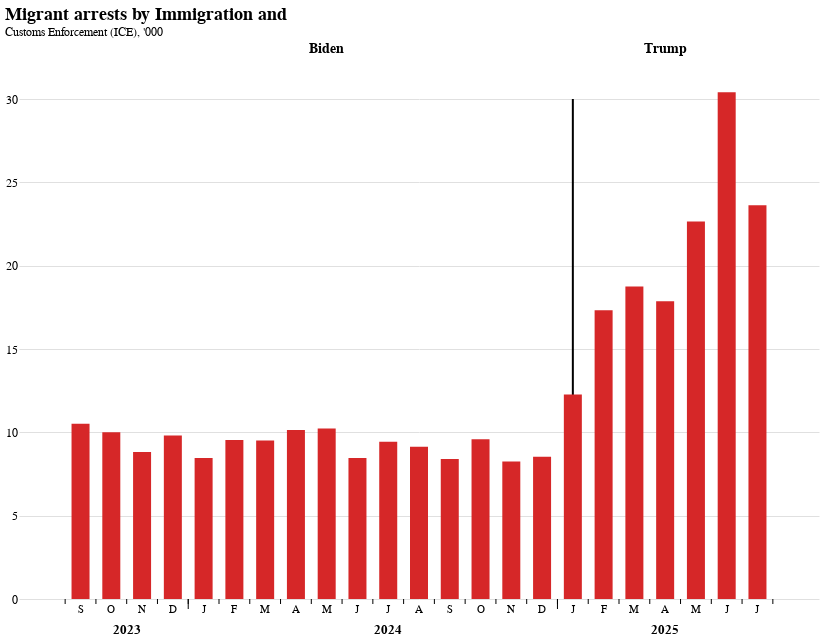

Notebook code cell kept with this figure:
### Code cell
import json

# Create Vega-Lite specification matching the Economist-style chart
spec = {
    "$schema": "https://vega.github.io/schema/vega-lite/v6.json",
    "config": {
        "axis": {
            "labelFontSize": 12,
            "titleFontSize": 13,
            "labelFont": "Arial, sans-serif",
            "titleFont": "Arial, sans-serif"
        },
        "title": {
            "fontSize": 18,
            "fontWeight": "bold",
            "font": "Arial, sans-serif",
            "anchor": "start"
        },
        "view": {
            "stroke": None
        }
    },
    "width": 800,
    "height": 500,
    "title": {
        "text": "Migrant arrests by Immigration and",
        "subtitle": "Customs Enforcement (ICE), '000",
        "anchor": "start"
    },
    "data": {"values": chart_data.to_dict('records')},
    "layer": [
        {
            # Vertical separator line - placed first so bars appear on top
            "data": {
                "values": [{"x": 16}]
            },
            "mark": {
                "type": "rule",
                "strokeWidth": 2,
                "color": "black"
            },
            "encoding": {
                "x": {"field": "x", "type": "quantitative", "axis": None},
                "y": {"datum": 0},
                "y2": {"datum": 30}
            }
        },
        {
            "mark": {
                "type": "bar",
                "tooltip": True,
                "color": "#d62728",
                "width": {"band": 0.9}
            },
            "encoding": {
                "x": {
                    "field": "x_pos",
                    "type": "quantitative",
                    "axis": {
                        "title": None,
                        "labels": False,
                        "ticks": False,
                        "grid": False,
                        "domain": True,
                        "domainColor": "#000000"
                    },
                    "scale": {"domain": [-0.5, 22.5]}
                },
                "y": {
                    "field": "arrests_thousands",
                    "type": "quantitative",
                    "axis": {
                        "title": None,
                        "grid": True,
                        "gridColor": "#e0e0e0",
                        "tickCount": 7,
                        "labels": True,
                        "domain": False,
                        "ticks": False
                    },
                    "scale": {"domain": [0, 30]}
                },
                "tooltip": [
                    {"field": "date", "type": "temporal", "title": "Month", "format": "%b %Y"},
                    {"field": "arrests_thousands", "type": "quantitative", "title": "Arrests (thousands)", "format": ".1f"}
                ]
            }
        },
        {
            # Short tick marks for regular month boundaries
            "data": {
                "values": [
                    {"x": -0.5}, {"x": 0.5}, {"x": 1.5}, {"x": 2.5}, {"x": 3.5}, 
                    {"x": 4.5}, {"x": 5.5}, {"x": 6.5}, {"x": 7.5}, {"x": 8.5}, 
                    {"x": 9.5}, {"x": 10.5}, {"x": 11.5}, {"x": 12.5}, {"x": 13.5}, 
                    {"x": 14.5}, {"x": 15.5}, {"x": 16.5}, {"x": 17.5}, {"x": 18.5}, 
                    {"x": 19.5}, {"x": 20.5}, {"x": 21.5}, {"x": 22.5}
                ]
            },
            "mark": {
                "type": "rule",
                "strokeWidth": 1,
                "color": "#000000"
            },
            "encoding": {
                "x": {"field": "x", "type": "quantitative", "axis": None},
                "y": {"datum": 0},
                "y2": {"datum": -0.30}
            }
        },
        {
            # Long tick marks for year boundaries (at x = 3.5 for 2023->2024, and x = 15.5 for 2024->2025)
            "data": {
                "values": [
                    {"x": 3.5},  # Between Dec 2023 and Jan 2024
                    {"x": 15.5}  # Between Dec 2024 and Jan 2025
                ]
            },
            "mark": {
                "type": "rule",
                "strokeWidth": 1,
                "color": "#000000"
            },
            "encoding": {
                "x": {"field": "x", "type": "quantitative", "axis": None},
                "y": {"datum": 0},
                "y2": {"datum": -0.60}
            }
        },
        {
            "mark": {
                "type": "text",
                "align": "center",
                "baseline": "top",
                "dy": 5,
                "fontSize": 11,
                "fontWeight": "normal"
            },
            "encoding": {
                "x": {"field": "x_pos", "type": "quantitative", "axis": None},
                "y": {"datum": 0},
                "text": {"field": "month_letter", "type": "nominal"}
            }
        },
        {
            "data": {
                "values": [
                    {"year": "2023", "x_pos": 1.5},
                    {"year": "2024", "x_pos": 10},
                    {"year": "2025", "x_pos": 19}
                ]
            },
            "mark": {
                "type": "text",
                "fontSize": 13,
                "fontWeight": "bold",
                "baseline": "top",
                "dy": 25
            },
            "encoding": {
                "x": {"field": "x_pos", "type": "quantitative", "axis": None},
                "y": {"datum": 0},
                "text": {"field": "year", "type": "nominal"}
            }
        },
        {
            "data": {
                "values": [
                    {"label": "Biden", "x_pos": 8},
                    {"label": "Trump", "x_pos": 19}
                ]
            },
            "mark": {
                "type": "text",
                "fontSize": 14,
                "fontWeight": "bold",
                "baseline": "bottom",
                "dy": -10
            },
            "encoding": {
                "x": {"field": "x_pos", "type": "quantitative", "axis": None},
                "y": {"datum": 32},
                "text": {"field": "label", "type": "nominal"}
            }
        }
    ]
}

# Display the chart
alt.Chart.from_dict(spec)

### Figure 1 — Vega-Lite specification as saved in the notebook (floating-point values rounded to 4 significant figures)
{"config": {"view": {"continuousWidth": 300, "continuousHeight": 300, "stroke": null}, "axis": {"labelFont": "Arial, sans-serif", "labelFontSize": 12, "titleFont": "Arial, sans-serif", "titleFontSize": 13}, "title": {"anchor": "start", "font": "Arial, sans-serif", "fontSize": 18, "fontWeight": "bold"}}, "layer": [{"mark": {"type": "rule", "color": "black", "strokeWidth": 2}, "data": {"values": [{"x": 16}]}, "encoding": {"x": {"axis": null, "field": "x", "type": "quantitative"}, "y": {"datum": 0}, "y2": {"datum": 30}}}, {"mark": {"type": "bar", "color": "#d62728", "tooltip": true, "width": {"band": 0.9}}, "encoding": {"tooltip": [{"field": "date", "format": "%b %Y", "title": "Month", "type": "temporal"}, {"field": "arrests_thousands", "format": ".1f", "title": "Arrests (thousands)", "type": "quantitative"}], "x": {"axis": {"domain": true, "domainColor": "#000000", "grid": false, "labels": false, "ticks": false, "title": null}, "field": "x_pos", "scale": {"domain": [-0.5, 22.5]}, "type": "quantitative"}, "y": {"axis": {"domain": false, "grid": true, "gridColor": "#e0e0e0", "labels": true, "tickCount": 7, "ticks": false, "title": null}, "field": "arrests_thousands", "scale": {"domain": [0, 30]}, "type": "quantitative"}}}, {"mark": {"type": "rule", "color": "#000000", "strokeWidth": 1}, "data": {"values": [{"x": -0.5}, {"x": 0.5}, {"x": 1.5}, {"x": 2.5}, {"x": 3.5}, {"x": 4.5}, {"x": 5.5}, {"x": 6.5}, {"x": 7.5}, {"x": 8.5}, {"x": 9.5}, {"x": 10.5}, {"x": 11.5}, {"x": 12.5}, {"x": 13.5}, {"x": 14.5}, {"x": 15.5}, {"x": 16.5}, {"x": 17.5}, {"x": 18.5}, {"x": 19.5}, {"x": 20.5}, {"x": 21.5}, {"x": 22.5}]}, "encoding": {"x": {"axis": null, "field": "x", "type": "quantitative"}, "y": {"datum": 0}, "y2": {"datum": -0.3}}}, {"mark": {"type": "rule", "color": "#000000", "strokeWidth": 1}, "data": {"values": [{"x": 3.5}, {"x": 15.5}]}, "encoding": {"x": {"axis": null, "field": "x", "type": "quantitative"}, "y": {"datum": 0}, "y2": {"datum": -0.6}}}, {"mark": {"type": "text", "align": "center", "baseline": "top", "dy": 5, "fontSize": 11, "fontWeight": "normal"}, "encoding": {"text": {"field": "month_letter", "type": "nominal"}, "x": {"axis": null, "field": "x_pos", "type": "quantitative"}, "y": {"datum": 0}}}, {"mark": {"type": "text", "baseline": "top", "dy": 25, "fontSize": 13, "fontWeight": "bold"}, "data": {"values": [{"year": "2023", "x_pos": 1.5}, {"year": "2024", "x_pos": 10}, {"year": "2025", "x_pos": 19}]}, "encoding": {"text": {"field": "year", "type": "nominal"}, "x": {"axis": null, "field": "x_pos", "type": "quantitative"}, "y": {"datum": 0}}}, {"mark": {"type": "text", "baseline": "bottom", "dy": -10, "fontSize": 14, "fontWeight": "bold"}, "data": {"values": [{"label": "Biden", "x_pos": 8}, {"label": "Trump", "x_pos": 19}]}, "encoding": {"text": {"field": "label", "type": "nominal"}, "x": {"axis": null, "field": "x_pos", "type": "quantitative"}, "y": {"datum": 32}}}], "data": {"name": "data-c641533b187ff05300daf15163b9446b"}, "height": 500, "title": {"text": "Migrant arrests by Immigration and", "anchor": "start", "subtitle": "Customs Enforcement (ICE), '000"}, "width": 800, "$schema": "https://vega.github.io/schema/vega-lite/v6.json", "datasets": {"data-c641533b187ff05300daf15163b9446b": [{"year_month": "2023-09-01T00:00:00", "arrests": 10515, "arrests_thousands": 10.52, "date": "2023-09-01T00:00:00", "year": 2023, "month_num": 9, "month_letter": "S", "admin": "Biden", "color": "#808080", "x_pos": 0}, {"year_month": "2023-10-01T00:00:00", "arrests": 10004, "arrests_thousands": 10.0, "date": "2023-10-01T00:00:00", "year": 2023, "month_num": 10, "month_letter": "O", "admin": "Biden", "color": "#808080", "x_pos": 1}, {"year_month": "2023-11-01T00:00:00", "arrests": 8825, "arrests_thousands": 8.825, "date": "2023-11-01T00:00:00", "year": 2023, "month_num": 11, "month_letter": "N", "admin": "Biden", "color": "#808080", "x_pos": 2}, {"year_month": "2023-12-01T00:00:00", "arrests": 9807, "arrests_thousands": 9.807, "date": "2023-12-01T00:00:00", "year": 2023, "month_num": 12, "month_letter": "D", "admin": "Biden", "color": "#808080", "x_pos": 3}, {"year_month": "2024-01-01T00:00:00", "arrests": 8462, "arrests_thousands": 8.462, "date": "2024-01-01T00:00:00", "year": 2024, "month_num": 1, "month_letter": "J", "admin": "Biden", "color": "#808080", "x_pos": 4}, {"year_month": "2024-02-01T00:00:00", "arrests": 9540, "arrests_thousands": 9.54, "date": "2024-02-01T00:00:00", "year": 2024, "month_num": 2, "month_letter": "F", "admin": "Biden", "color": "#808080", "x_pos": 5}, {"year_month": "2024-03-01T00:00:00", "arrests": 9507, "arrests_thousands": 9.507, "date": "2024-03-01T00:00:00", "year": 2024, "month_num": 3, "month_letter": "M", "admin": "Biden", "color": "#808080", "x_pos": 6}, {"year_month": "2024-04-01T00:00:00", "arrests": 10136, "arrests_thousands": 10.14, "date": "2024-04-01T00:00:00", "year": 2024, "month_num": 4, "month_letter": "A", "admin": "Biden", "color": "#808080", "x_pos": 7}, {"year_month": "2024-05-01T00:00:00", "arrests": 10223, "arrests_thousands": 10.22, "date": "2024-05-01T00:00:00", "year": 2024, "month_num": 5, "month_letter": "M", "admin": "Biden", "color": "#808080", "x_pos": 8}, {"year_month": "2024-06-01T00:00:00", "arrests": 8459, "arrests_thousands": 8.459, "date": "2024-06-01T00:00:00", "year": 2024, "month_num": 6, "month_letter": "J", "admin": "Biden", "color": "#808080", "x_pos": 9}, {"year_month": "2024-07-01T00:00:00", "arrests": 9442, "arrests_thousands": 9.442, "date": "2024-07-01T00:00:00", "year": 2024, "month_num": 7, "month_letter": "J", "admin": "Biden", "color": "#808080", "x_pos": 10}, {"year_month": "2024-08-01T00:00:00", "arrests": 9141, "arrests_thousands": 9.141, "date": "2024-08-01T00:00:00", "year": 2024, "month_num": 8, "month_letter": "A", "admin": "Biden", "color": "#808080", "x_pos": 11}, {"year_month": "2024-09-01T00:00:00", "arrests": 8407, "arrests_thousands": 8.407, "date": "2024-09-01T00:00:00", "year": 2024, "month_num": 9, "month_letter": "S", "admin": "Biden", "color": "#808080", "x_pos": 12}, {"year_month": "2024-10-01T00:00:00", "arrests": 9580, "arrests_thousands": 9.58, "date": "2024-10-01T00:00:00", "year": 2024, "month_num": 10, "month_letter": "O", "admin": "Biden", "color": "#808080", "x_pos": 13}, {"year_month": "2024-11-01T00:00:00", "arrests": 8246, "arrests_thousands": 8.246, "date": "2024-11-01T00:00:00", "year": 2024, "month_num": 11, "month_letter": "N", "admin": "Biden", "color": "#808080", "x_pos": 14}, {"year_month": "2024-12-01T00:00:00", "arrests": 8542, "arrests_thousands": 8.542, "date": "2024-12-01T00:00:00", "year": 2024, "month_num": 12, "month_letter": "D", "admin": "Biden", "color": "#808080", "x_pos": 15}, {"year_month": "2025-01-01T00:00:00", "arrests": 12277, "arrests_thousands": 12.28, "date": "2025-01-01T00:00:00", "year": 2025, "month_num": 1, "month_letter": "J", "admin": "Trump", "color": "#d62728", "x_pos": 16}, {"year_month": "2025-02-01T00:00:00", "arrests": 17322, "arrests_thousands": 17.32, "date": "2025-02-01T00:00:00", "year": 2025, "month_num": 2, "month_letter": "F", "admin": "Trump", "color": "#d62728", "x_pos": 17}, {"year_month": "2025-03-01T00:00:00", "arrests": 18749, "arrests_thousands": 18.75, "date": "2025-03-01T00:00:00", "year": 2025, "month_num": 3, "month_letter": "M", "admin": "Trump", "color": "#d62728", "x_pos": 18}, {"year_month": "2025-04-01T00:00:00", "arrests": 17861, "arrests_thousands": 17.86, "date": "2025-04-01T00:00:00", "year": 2025, "month_num": 4, "month_letter": "A", "admin": "Trump", "color": "#d62728", "x_pos": 19}, {"year_month": "2025-05-01T00:00:00", "arrests": 22648, "arrests_thousands": 22.65, "date": "2025-05-01T00:00:00", "year": 2025, "month_num": 5, "month_letter": "M", "admin": "Trump", "color": "#d62728", "x_pos": 20}, {"year_month": "2025-06-01T00:00:00", "arrests": 30402, "arrests_thousands": 30.4, "date": "2025-06-01T00:00:00", "year": 2025, "month_num": 6, "month_letter": "J", "admin": "Trump", "color": "#d62728", "x_pos": 21}, {"year_month": "2025-07-01T00:00:00", "arrests": 23627, "arrests_thousands": 23.63, "date": "2025-07-01T00:00:00", "year": 2025, "month_num": 7, "month_letter": "J", "admin": "Trump", "color": "#d62728", "x_pos": 22}]}}
